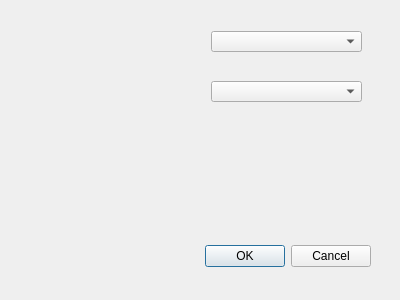
<?xml version="1.0" encoding="UTF-8"?>
<ui version="4.0">
 <class>PathDialog</class>
 <widget class="QDialog" name="PathDialog">
  <property name="geometry">
   <rect>
    <x>0</x>
    <y>0</y>
    <width>400</width>
    <height>300</height>
   </rect>
  </property>
  <property name="windowTitle">
   <string>Dialog</string>
  </property>
  <widget class="QDialogButtonBox" name="buttonBox">
   <property name="geometry">
    <rect>
     <x>30</x>
     <y>240</y>
     <width>341</width>
     <height>32</height>
    </rect>
   </property>
   <property name="orientation">
    <enum>Qt::Orientation::Horizontal</enum>
   </property>
   <property name="standardButtons">
    <set>QDialogButtonBox::StandardButton::Cancel|QDialogButtonBox::StandardButton::Ok</set>
   </property>
  </widget>
  <widget class="QComboBox" name="comboBox_start">
   <property name="geometry">
    <rect>
     <x>211</x>
     <y>31</y>
     <width>151</width>
     <height>21</height>
    </rect>
   </property>
  </widget>
  <widget class="QComboBox" name="comboBox_end">
   <property name="geometry">
    <rect>
     <x>211</x>
     <y>81</y>
     <width>151</width>
     <height>21</height>
    </rect>
   </property>
  </widget>
 </widget>
 <resources/>
 <connections>
  <connection>
   <sender>buttonBox</sender>
   <signal>accepted()</signal>
   <receiver>PathDialog</receiver>
   <slot>accept()</slot>
   <hints>
    <hint type="sourcelabel">
     <x>248</x>
     <y>254</y>
    </hint>
    <hint type="destinationlabel">
     <x>157</x>
     <y>274</y>
    </hint>
   </hints>
  </connection>
  <connection>
   <sender>buttonBox</sender>
   <signal>rejected()</signal>
   <receiver>PathDialog</receiver>
   <slot>reject()</slot>
   <hints>
    <hint type="sourcelabel">
     <x>316</x>
     <y>260</y>
    </hint>
    <hint type="destinationlabel">
     <x>286</x>
     <y>274</y>
    </hint>
   </hints>
  </connection>
 </connections>
</ui>
